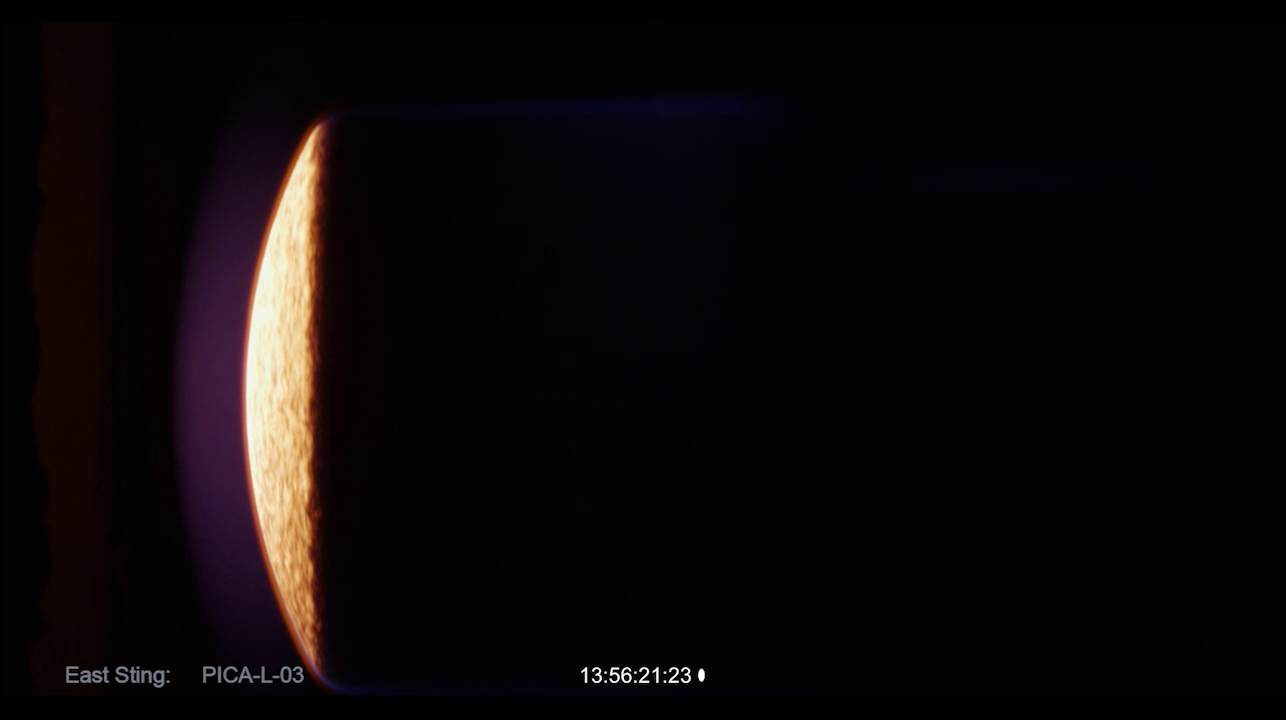
#> input picture shock_detection/dataset/train_frames_original/frame_0008.png, 1286 x 720 px, found by its file name; its folder holds only this picture in this run
$ python mosaic.py
#> lines starting #> are read from the running program, lines starting #| are printed output that depends on the picture
from PIL import Image
import os
import cv2

path = "train_frames_original/"
idx = 0
for element in os.listdir(path):
    if element.endswith('.png'):
        #os.mkdir("dataset/train_masks_mosaic/" + str(element))
        img = Image.open(path + element)
#> img is the input picture: PIL image 1286x720 RGB; mean R, G, B 12.2, 8.4, 9.3
        width, height = img.size
#> width = 1286; height = 720
        w = 128
        while (w < width):
            h = 128
            while (h < height):
                name  = element[:-4]
                img.crop((w-128, h-128, w, h)).save("dataset/train_frames_mosaic/" + str(name) +"_"+ str(w) +"_"+ str(h) + ".png")
                h = h + 128
            w = w + 128
#> this loop made 10 passes
#> pass 1, `img.crop((w-128, h-128, w, h)).save("dataset/train_frames_mosaic/" + s..`:
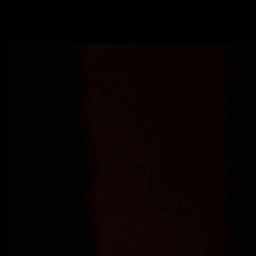
#> saved as frame_0008_128_128.png: PIL image 128x128 RGB (shown 2 times larger); mean R, G, B 6.75, 1.82, 1.47
#> after the loop, w = 1408
    idx = idx + 1
